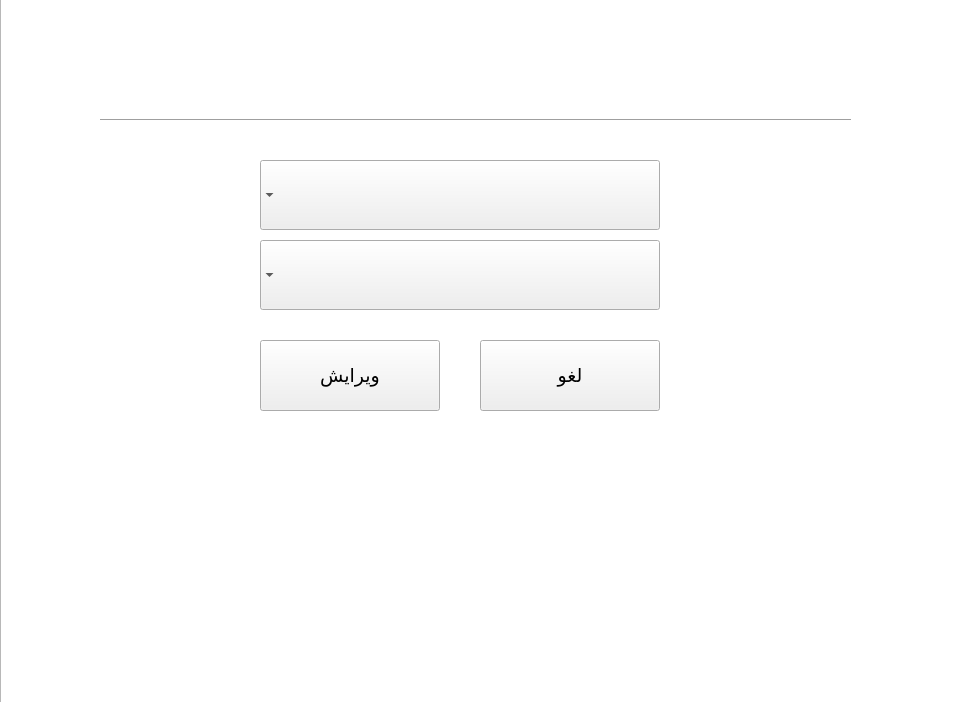
<?xml version="1.0" encoding="UTF-8"?>
<ui version="4.0">
 <class>edituser</class>
 <widget class="QWidget" name="edituser">
  <property name="geometry">
   <rect>
    <x>0</x>
    <y>0</y>
    <width>960</width>
    <height>702</height>
   </rect>
  </property>
  <property name="windowTitle">
   <string>Form</string>
  </property>
  <widget class="QGraphicsView" name="imageView">
   <property name="geometry">
    <rect>
     <x>0</x>
     <y>-10</y>
     <width>971</width>
     <height>741</height>
    </rect>
   </property>
   <property name="font">
    <font>
     <family>Yekan Bakh</family>
    </font>
   </property>
   <property name="styleSheet">
    <string notr="true">background-image: url(:/images/background);</string>
   </property>
  </widget>
  <widget class="QLabel" name="label">
   <property name="geometry">
    <rect>
     <x>320</x>
     <y>30</y>
     <width>301</width>
     <height>81</height>
    </rect>
   </property>
   <property name="sizePolicy">
    <sizepolicy hsizetype="Maximum" vsizetype="Maximum">
     <horstretch>0</horstretch>
     <verstretch>0</verstretch>
    </sizepolicy>
   </property>
   <property name="minimumSize">
    <size>
     <width>301</width>
     <height>0</height>
    </size>
   </property>
   <property name="maximumSize">
    <size>
     <width>301</width>
     <height>16777215</height>
    </size>
   </property>
   <property name="font">
    <font>
     <family>Yekan Bakh</family>
     <pointsize>24</pointsize>
    </font>
   </property>
   <property name="layoutDirection">
    <enum>Qt::RightToLeft</enum>
   </property>
   <property name="styleSheet">
    <string notr="true">color:white;</string>
   </property>
   <property name="text">
    <string>ویرایش کاربر</string>
   </property>
   <property name="alignment">
    <set>Qt::AlignCenter</set>
   </property>
  </widget>
  <widget class="Line" name="line">
   <property name="geometry">
    <rect>
     <x>100</x>
     <y>110</y>
     <width>751</width>
     <height>20</height>
    </rect>
   </property>
   <property name="sizePolicy">
    <sizepolicy hsizetype="Maximum" vsizetype="Fixed">
     <horstretch>0</horstretch>
     <verstretch>0</verstretch>
    </sizepolicy>
   </property>
   <property name="orientation">
    <enum>Qt::Horizontal</enum>
   </property>
  </widget>
  <widget class="QLabel" name="label_2">
   <property name="geometry">
    <rect>
     <x>670</x>
     <y>160</y>
     <width>151</width>
     <height>71</height>
    </rect>
   </property>
   <property name="font">
    <font>
     <family>Yekan Bakh</family>
     <pointsize>12</pointsize>
    </font>
   </property>
   <property name="layoutDirection">
    <enum>Qt::RightToLeft</enum>
   </property>
   <property name="styleSheet">
    <string notr="true">color:white;</string>
   </property>
   <property name="text">
    <string>نقش کاربر</string>
   </property>
   <property name="alignment">
    <set>Qt::AlignCenter</set>
   </property>
  </widget>
  <widget class="QLabel" name="label_3">
   <property name="geometry">
    <rect>
     <x>670</x>
     <y>240</y>
     <width>151</width>
     <height>71</height>
    </rect>
   </property>
   <property name="font">
    <font>
     <family>Yekan Bakh</family>
     <pointsize>12</pointsize>
    </font>
   </property>
   <property name="layoutDirection">
    <enum>Qt::RightToLeft</enum>
   </property>
   <property name="styleSheet">
    <string notr="true">color:white;</string>
   </property>
   <property name="text">
    <string>وضعیت کاربر</string>
   </property>
   <property name="alignment">
    <set>Qt::AlignCenter</set>
   </property>
  </widget>
  <widget class="QPushButton" name="cancelBtn">
   <property name="geometry">
    <rect>
     <x>480</x>
     <y>340</y>
     <width>180</width>
     <height>71</height>
    </rect>
   </property>
   <property name="font">
    <font>
     <family>Yekan Bakh</family>
     <pointsize>14</pointsize>
    </font>
   </property>
   <property name="cursor">
    <cursorShape>PointingHandCursor</cursorShape>
   </property>
   <property name="layoutDirection">
    <enum>Qt::RightToLeft</enum>
   </property>
   <property name="styleSheet">
    <string notr="true">background-color:&quot;gray&quot;;
color:&quot;white&quot;;</string>
   </property>
   <property name="text">
    <string>لغو</string>
   </property>
  </widget>
  <widget class="QPushButton" name="edtiBtn">
   <property name="geometry">
    <rect>
     <x>260</x>
     <y>340</y>
     <width>180</width>
     <height>71</height>
    </rect>
   </property>
   <property name="font">
    <font>
     <family>Yekan Bakh</family>
     <pointsize>14</pointsize>
    </font>
   </property>
   <property name="cursor">
    <cursorShape>PointingHandCursor</cursorShape>
   </property>
   <property name="layoutDirection">
    <enum>Qt::RightToLeft</enum>
   </property>
   <property name="styleSheet">
    <string notr="true">background-color:&quot;green&quot;;
color:&quot;white&quot;;</string>
   </property>
   <property name="text">
    <string>ویرایش</string>
   </property>
  </widget>
  <widget class="QComboBox" name="statusUser">
   <property name="geometry">
    <rect>
     <x>260</x>
     <y>240</y>
     <width>400</width>
     <height>70</height>
    </rect>
   </property>
   <property name="font">
    <font>
     <family>Yekan Bakh</family>
     <pointsize>10</pointsize>
    </font>
   </property>
   <property name="cursor">
    <cursorShape>PointingHandCursor</cursorShape>
   </property>
   <property name="focusPolicy">
    <enum>Qt::TabFocus</enum>
   </property>
   <property name="layoutDirection">
    <enum>Qt::RightToLeft</enum>
   </property>
   <property name="frame">
    <bool>false</bool>
   </property>
  </widget>
  <widget class="QComboBox" name="roleUser">
   <property name="geometry">
    <rect>
     <x>260</x>
     <y>160</y>
     <width>400</width>
     <height>70</height>
    </rect>
   </property>
   <property name="font">
    <font>
     <family>Yekan Bakh</family>
     <pointsize>10</pointsize>
    </font>
   </property>
   <property name="cursor">
    <cursorShape>PointingHandCursor</cursorShape>
   </property>
   <property name="focusPolicy">
    <enum>Qt::TabFocus</enum>
   </property>
   <property name="layoutDirection">
    <enum>Qt::RightToLeft</enum>
   </property>
   <property name="frame">
    <bool>false</bool>
   </property>
  </widget>
 </widget>
 <resources/>
 <connections/>
</ui>
